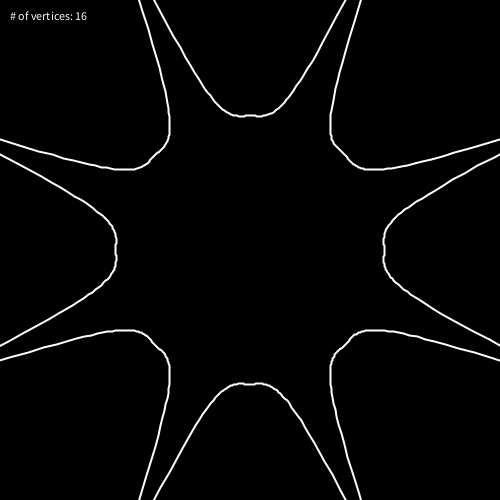
Frame 1 (no input)
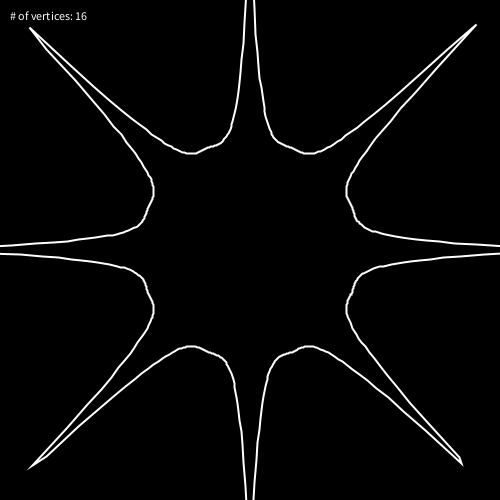
Frame 60 (the mouse pressed at the canvas centre just before this capture)
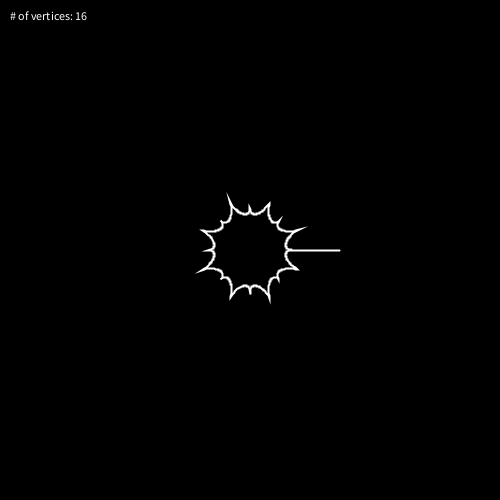
Frame 120 (the mouse held since frame 60 and released just before this capture)

The Processing sketch that drew these frames (run headless with seeded random() and noise(); from frame 60 on, the mouse is pressed at the canvas centre):

// Processing sketch: polar5
// ── polar5.pde
float em = 16;
float t = 0;

void setup(){
  //background(0);
  size(500, 500);
  
  noFill();
  stroke(255);
  strokeWeight(2);
  smooth();
}

void draw() {
  background(0);
  text("# of vertices: " + int(em), 10, 20);
  //text(em,10,10);
  translate(width/2, height/2);
 //float soundLevel = song.mix.level();
  //nn2 = soundLevel*70;
  //nn3 = soundLevel*70;
  // print("sl:  "+soundLevel);
    
  //print("n2:" + (mouseX /200.0));
  //print("n3:" + (mouseY /200.0));
  //print("nn2: " + nn2);
  //print("nn3: " + nn3);
  
  beginShape();
  //addd vertices
  for (float theta = 0; theta <= 2* PI; theta += 0.01){
   float rad = r(theta,
   3,  //a
   3,  //b
   em,  //m
   1,  //n1
   //nn2,
   //nn3
   sin(t) * 0.9 + 0.9,  //n2
   cos(t) * 0.9 + 0.9  //n3
   );
   
   //   mouseX /100.0,  //n2
   //mouseY /100.0   //n3
   float x = rad * cos(theta)* 50;
   float y = rad * sin(theta)* 50;
   vertex(x,y);
  }
  endShape();
  t += 0.03;
}

float r(float theta, float a, float b, float m, float n1, float n2, float n3) {
  return pow(pow(abs(cos(m* theta / 4.0) / a),n2)  +  
  pow(abs(sin(m* theta / 4.0) / b),n3), -1.0 /n1) ;

  
}

void keyReleased(){
    if(keyCode == UP){ em = em+2;}
    if(keyCode == DOWN){ em = em-2;}
}
